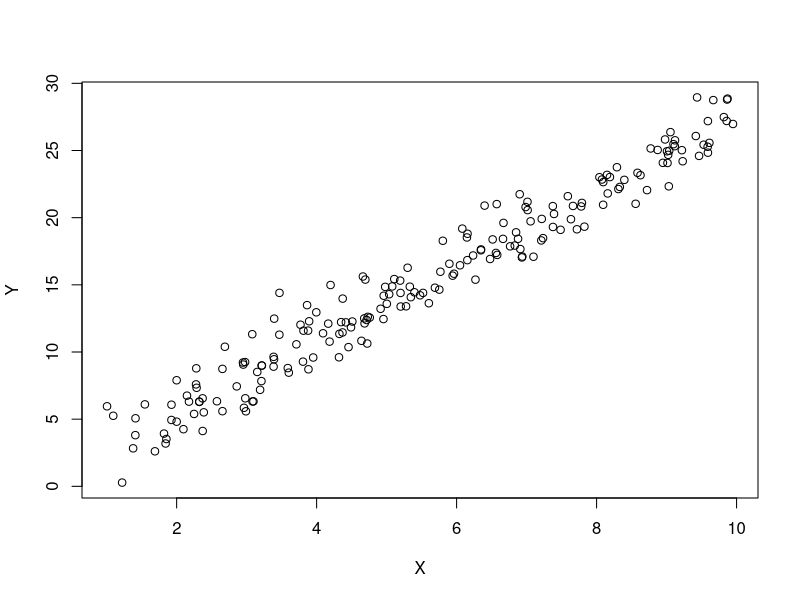
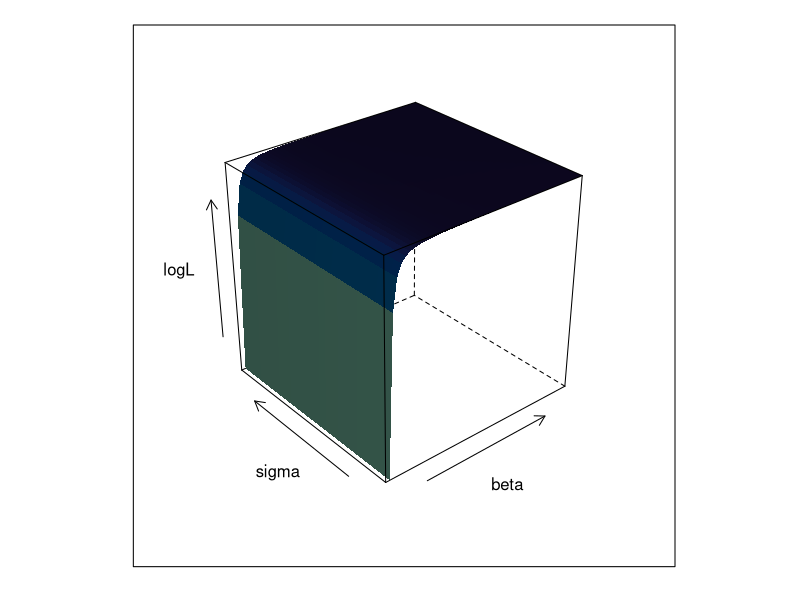

Write the R code that produced these figures, in order.
library(tidyverse)
set.seed(123)

data <- data.frame(x = runif(200, 1, 10))     # Random x's
data$y <- 0 + 2.75*data$x + rnorm(200, 0, 1.5)# y = f(x), beta0=0, beta1=2.75
                                              # normally distributed errors

plot(data$x, data$y,  ylab = "Y", xlab = "X")

like_fn <- function(theta, y, X){     # Arguments are:
                                     # 1. theta (vector of parameters)
                                     # 2. y = f(x)
                                     # 3. X = cbind(1, data$x)
  
  n <- nrow(X)                       # Number of x values
  k <- ncol(X)                       # Number of betas
  beta <- theta[1:k]                 # Dataframe of the betas in theta
  sigma_sq <- theta[k+1]^2           # Last element in theta, squared
  m <- y - X%*%beta                  # %*% multiplies 2 matrices 
  
                                     # LLF for normal distribution:
  logl <- -0.5*n*log(2*pi) - 0.5*n*log(sigma_sq) - ((t(m)%*%m)/(2*sigma_sq))
                                     # t(m) transposes m to then square
  return(-logl)
}

OLS <- optim(fn = like_fn, par = c(1, 1, 1) , hessian = TRUE,
             y = data$y , X = cbind(1, data$x), method = "L-BFGS-B",
             lower = 0)
OLS

model_summary <- summary(lm (y ~ x, data))
model_summary$sigma                  # Get sigma
(model_summary)

# View the wireframe:

surface <- list()     
e <- 0
for (beta in seq(0, 5, 0.1)){
  for (sigma in seq(0.1, 5, 0.1)){
    e <- e+1
    logL <- like_fn(theta = c(0, beta, sigma), y = data$y,
                   X = cbind(1, data$X))
    surface[[e]] <- data.frame(beta = beta, sigma = sigma, logL = -logL)
  }
}
surface <- do.call(rbind, surface)
library(lattice)
wireframe (logL ~ beta*sigma, surface, shade = TRUE)






